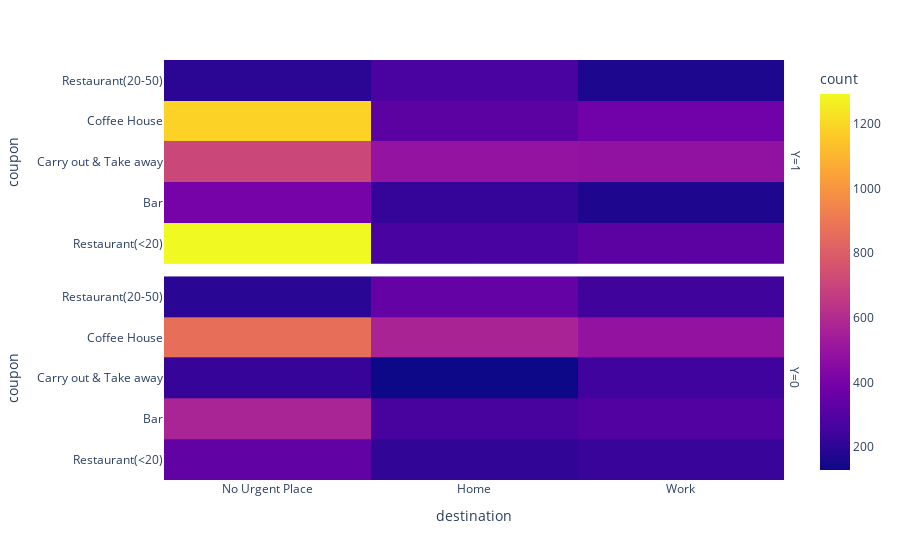

The code cell stored with this chart in its notebook:
### Code cell
px.density_heatmap(data_frame=df, x="destination", y="coupon", facet_row="Y",  ) #marginal_x="box", marginal_y="box", labels={}

### Figure 1 — Plotly figure (JSON) as saved in the notebook; plotly's stock layout.template omitted (floating-point values rounded to 4 significant figures; data arrays with more than 128 entries replaced by an {"elided": "..."} marker saying what was removed)
{"data": [{"coloraxis": "coloraxis", "hovertemplate": "Y=1<br>destination=%{x}<br>coupon=%{y}<br>count=%{z}<extra></extra>", "name": "", "type": "histogram2d", "x": {"elided": "6877 str values"}, "xaxis": "x2", "xbingroup": "x", "y": {"elided": "6877 str values"}, "yaxis": "y2", "ybingroup": "y"}, {"coloraxis": "coloraxis", "hovertemplate": "Y=0<br>destination=%{x}<br>coupon=%{y}<br>count=%{z}<extra></extra>", "name": "", "type": "histogram2d", "x": {"elided": "5202 str values"}, "xaxis": "x", "xbingroup": "x", "y": {"elided": "5202 str values"}, "yaxis": "y", "ybingroup": "y"}], "layout": {"annotations": [{"font": {}, "showarrow": false, "text": "Y=0", "textangle": 90, "x": 0.98, "xanchor": "left", "xref": "paper", "y": 0.2425, "yanchor": "middle", "yref": "paper"}, {"font": {}, "showarrow": false, "text": "Y=1", "textangle": 90, "x": 0.98, "xanchor": "left", "xref": "paper", "y": 0.7575, "yanchor": "middle", "yref": "paper"}], "coloraxis": {"colorbar": {"title": {"text": "count"}}, "colorscale": [[0, "#0d0887"], [0.1111, "#46039f"], [0.2222, "#7201a8"], [0.3333, "#9c179e"], [0.4444, "#bd3786"], [0.5556, "#d8576b"], [0.6667, "#ed7953"], [0.7778, "#fb9f3a"], [0.8889, "#fdca26"], [1, "#f0f921"]]}, "legend": {"tracegroupgap": 0}, "margin": {"t": 60}, "xaxis": {"anchor": "y", "domain": [0, 0.98], "title": {"text": "destination"}}, "xaxis2": {"anchor": "y2", "domain": [0, 0.98], "matches": "x", "showticklabels": false}, "yaxis": {"anchor": "x", "domain": [0, 0.485], "title": {"text": "coupon"}}, "yaxis2": {"anchor": "x2", "domain": [0.515, 1], "matches": "y", "title": {"text": "coupon"}}}}
